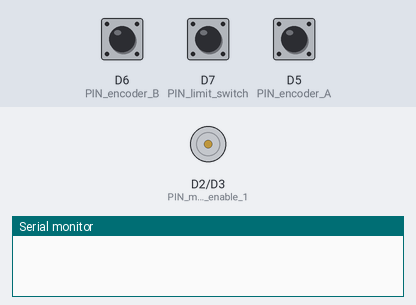
The sketch below on a simulated ESP8266 (NodeMCU). Shown: motor-driver pin pairs drawn as motors (green arrow = first pin HIGH = forward, orange = second pin HIGH = backward, longer = more drive, scaled by the enable pin), the last lines printed to the serial monitor. The inputs (shaded band) are chosen by the test bench; at power-on: D7 (PIN_limit_switch) LOW, D6 (PIN_encoder_B) HIGH, D5 (PIN_encoder_A) HIGH. WiFi joins after 1.5 s; servers stay silent unless stated; no MQTT or app messages arrive unless stated; not simulated (calls return 0 or success): credentials.h; names the files do not define were given values by the test bench: AIO_SERVERPORT = 80.

Above: at 0.0 s.
At 3.2 s:
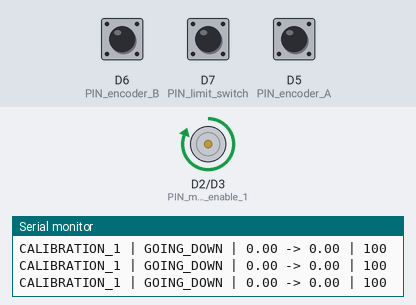
3.3 s: D7 (PIN_limit_switch) pulled HIGH for 0.15 s
At 4.7 s:
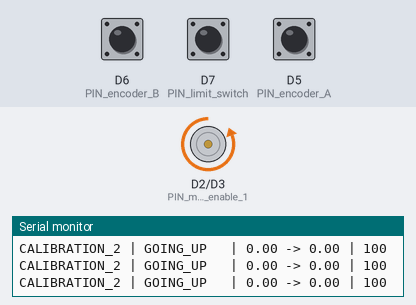
Timing chart, 0 to 6.3 s (numbered marks = the images above; inputs shaded):
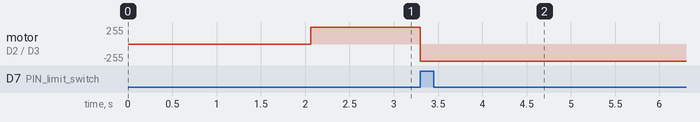

The sketch:

flight-simulator-1.ino
```cpp
/////////////////////////////////////////////////////////////////////////
//////////////////////// Configuration //////////////////////////////////
/////////////////////////////////////////////////////////////////////////
#define DEVICE_NAME "piston-1"

// Uncomment to enable the features
#define ENABLE_OTA
#define ENABLE_SERIAL

#define PWM_MAX_DUTY_CYCLE 100

/////////////////////////////////////////////////////////////////////////
//////////////////////// functions declarations /////////////////////////
/////////////////////////////////////////////////////////////////////////

void move_down(int pwm_speed = PWM_MAX_DUTY_CYCLE);
void move_up(int pwm_speed = PWM_MAX_DUTY_CYCLE);
void hold_position();
void report_status();

// Special declarations for Interrupt pins
ICACHE_RAM_ATTR void triggered_limit_switch();


/************************* WiFi Access Point *********************************/

#include <ESP8266WiFi.h>        // Include the Wi-Fi library
#include <ESP8266mDNS.h>
#include <WiFiUdp.h>
#ifdef ENABLE_OTA
  #include <ArduinoOTA.h>
#endif
#include "credentials.h"        // Include Credentials (you need to create that file in the same folder if you cloned it from git)
#include "encoder.h"

/*
Content of "credentials.h" that matters for this section

// WIFI Credentials

#define WIFI_SSID        "[REPLACE BY YOUR WIFI SSID (2G)]"     // The SSID (name) of the Wi-Fi network you want to connect to
#define WIFI_PASSWORD    "[REPLACE BY YOUR WIFI PASSWORD]"      // The password of the Wi-Fi
*/

const char* ssid     = WIFI_SSID;         // The SSID (name) of the Wi-Fi network you want to connect to
const char* password = WIFI_PASSWORD;     // The password of the Wi-Fi

/************************* MQTT Setup *********************************/

#include "Adafruit_MQTT.h"
#include "Adafruit_MQTT_Client.h"
#include "credentials.h"

/*
// MQTT Credentials

Content of "credentials.h" that matters for this section

#define AIO_SERVER      "[REPLACE BY YOUR MQTT SERVER IP ADDRESS OR ITS FQDN]"
#define AIO_SERVERPORT  [REPLACE BY THE PORT NUMBER USED FOR THE MQTT SERVICE ON YOUR MQTT SERVEUR (DEFAULT IS 1883)]       // use 8883 for SSL"
#define AIO_USERNAME    ""  // USE THIS IF YOU HAVE USERNAME AND PASSWORD ENABLED ON YOUR MQTT SERVER
#define AIO_KEY         ""  // USE THIS IF YOU HAVE USERNAME AND PASSWORD ENABLED ON YOUR MQTT SERVER
*/

/************ Global State (you don't need to change this!) ******************/

// Create an ESP8266 WiFiClient class to connect to the MQTT server.
WiFiClient client;
// or... use WiFiFlientSecure for SSL
//WiFiClientSecure client;

// Setup the MQTT client class by passing in the WiFi client and MQTT server and login details.
Adafruit_MQTT_Client mqtt(&client, AIO_SERVER, AIO_SERVERPORT, AIO_USERNAME, AIO_KEY);

/****************************** Feeds ***************************************/

// Setup a feeds for publishing.
// Notice MQTT paths for AIO follow the form: <username>/feeds/<feedname>
Adafruit_MQTT_Publish stat_position = Adafruit_MQTT_Publish(&mqtt, AIO_USERNAME "/flight-simulator-1/" DEVICE_NAME "/stat/position"); // to change for each pistons
Adafruit_MQTT_Publish stat_pwm = Adafruit_MQTT_Publish(&mqtt, AIO_USERNAME "/flight-simulator-1/" DEVICE_NAME "/stat/pwm"); // to change for each pistons

// Setup a feeds for subscribing to changes.
Adafruit_MQTT_Subscribe cmnd_position = Adafruit_MQTT_Subscribe(&mqtt, AIO_USERNAME "/flight-simulator-1/" DEVICE_NAME "/cmnd/position"); // to change for each pistons
Adafruit_MQTT_Subscribe cmnd_pwm = Adafruit_MQTT_Subscribe(&mqtt, AIO_USERNAME "/flight-simulator-1/" DEVICE_NAME "/cmnd/pwm"); // to change for each pistons


// Bug workaround for Arduino 1.6.6, it seems to need a function declaration
// for some reason (only affects ESP8266, likely an arduino-builder bug).
void MQTT_connect();


///////////////////// initialize variables  ///////////////////////////

const float max_position = 725;              // CHANGE TO THE RIGHT VALUE !!! (value in mm)
const float acceptable_position_delta = 10;  // CHANGE TO THE RIGHT VALUE !!! (value in mm)
const float encoder_step = 725./4524;        // encoder measures 4524 ticks for a corresponding distance of 725mm

float target_position = 0;
int pwm_speed = PWM_MAX_DUTY_CYCLE;    // pwm speed set to max speed by default
volatile float measured_position = 0;  // we start at the bottom

// we declare an enum type with possible status for the piston
enum {
  GOINP_UP,
  GOINP_DOWN,
  STOPPED
} piston_direction;

#ifdef ENABLE_SERIAL
// Array used to display the piston direction on the Serial console
const char* PISTON_DIRECTION_MESSAGES[] = {
  "GOING_UP  ",
  "GOING_DOWN",
  "STOPPED   "
};
#endif

enum {
  TRACKING_CALIBRATION_1, // after boot, quickly go down to find the limit switch
  TRACKING_CALIBRATION_2, // then go back up until the limit switch is released
  TRACKING_CALIBRATION_3, // and finally go back down slowly to fine-tune the zero
  TRACKING_NOMINAL, // the system is running nominally and is tracking "target_position"
  TRACKING_HALT, // the system is halted (encoder problem)
} tracking_status;

#ifdef ENABLE_SERIAL
// Array used to display the tracking status on the Serial console
const char* TRACKING_STATUS_MESSAGES[] = {
  "CALIBRATION_1",
  "CALIBRATION_2",
  "CALIBRATION_3",
  "NOMINAL      ",
  "HALT         "
};
#endif

// Encoder

#define PIN_encoder_A D5
#define PIN_encoder_B D6

// limit switch
#define PIN_limit_switch D7

// motor control
#define PIN_motor_enable_1 D2
#define PIN_motor_enable_2 D3
#define PIN_motor_PWM D1


///////////////////////////////////////////////////////
//////  ///////////////////////////////////////////////
//////  ///////////////////////////////////////////////
//////  ///////////                         ///////////
//////  ///////////                         ///////////
//\        ////////          SETUP          ///////////
///\      /////////                         ///////////
////\    //////////                         ///////////
/////\  ///////////////////////////////////////////////
///////////////////////////////////////////////////////
void setup() {

///////////////////////////////////////////////////////
///////////////////// Start Serial ////////////////////
///////////////////////////////////////////////////////

#ifdef ENABLE_SERIAL
  Serial.begin(115200); // Start the Serial communication to send messages to the computer
  delay(10);
  Serial.println('\n');
#endif

///////////////////////////////////////////////////////
//////////////////// Start Wifi ///////////////////////
///////////////////////////////////////////////////////

  WiFi.begin(ssid, password);             // Connecting to the network
#ifdef ENABLE_SERIAL
  Serial.print("Connecting to ");
  Serial.print(ssid); Serial.println(" ...");
#endif

  int i = 0;
  while (WiFi.status() != WL_CONNECTED) { // Wait for the Wi-Fi to connect
    delay(1000);
#ifdef ENABLE_SERIAL
    Serial.print(++i); Serial.print(' ');
#endif
  }

#ifdef ENABLE_OTA
////////////////// Initialize OTA /////////////////////
  // Hostname defaults to esp8266-[ChipID]
  ArduinoOTA.setHostname(DEVICE_NAME);

#ifdef ENABLE_SERIAL
  ArduinoOTA.onStart([]() {
    String type;
    if (ArduinoOTA.getCommand() == U_FLASH) {
      type = "sketch";
    } else { // U_FS
      type = "filesystem";
    }

    // NOTE: if updating FS this would be the place to unmount FS using FS.end()
    Serial.println("Start updating " + type);
  });
  ArduinoOTA.onEnd([]() {
    Serial.println("\nEnd");
  });
  ArduinoOTA.onProgress([](unsigned int progress, unsigned int total) {
    Serial.printf("Progress: %u%%\r", (progress / (total / 100)));
  });
  ArduinoOTA.onError([](ota_error_t error) {
    Serial.printf("Error[%u]: ", error);
    if (error == OTA_AUTH_ERROR) {
      Serial.println("Auth Failed");
    } else if (error == OTA_BEGIN_ERROR) {
      Serial.println("Begin Failed");
    } else if (error == OTA_CONNECT_ERROR) {
      Serial.println("Connect Failed");
    } else if (error == OTA_RECEIVE_ERROR) {
      Serial.println("Receive Failed");
    } else if (error == OTA_END_ERROR) {
      Serial.println("End Failed");
    }
  });
#endif /* ENABLE_SERIAL */
  ArduinoOTA.begin();
#endif /* ENABLE_OTA */

#ifdef ENABLE_SERIAL
  Serial.println('\n');
  Serial.println("Connection established!");
  Serial.print("IP address:\t");
  Serial.println(WiFi.localIP());         // Send the IP address of the ESP8266 to the computer
#endif

///////////////////////////////////////////////////////
////////////// Suscribing to MQTT topics //////////////
///////////////////////////////////////////////////////

  // Setup MQTT subscription feeds.
  mqtt.subscribe(&cmnd_position);
  mqtt.subscribe(&cmnd_pwm);

  ///////////////////////////////////////////////////////
  ////////////////// Initialize PINs ////////////////////
  ///////////////////////////////////////////////////////

  // INPUTS
  // (Info => https://www.arduino.cc/reference/en/language/functions/external-interrupts/attachinterrupt/)
  pinMode(PIN_limit_switch, INPUT);                                                            // there is a 10K ohm pull-DOWN connected to that pin
  attachInterrupt(digitalPinToInterrupt(PIN_limit_switch), triggered_limit_switch, RISING);    // there is a NAN gate between the switch and the PIN so the logic is inverted (Rising = Linit Switch triggered)
  if (digitalRead(PIN_limit_switch) == HIGH) {
    // If the switch is already pressed at start (meaning it is already fully down), we call the  triggered_limit_switch() interrupt fonction now as it will dot see a FALLING edge and therefore will not be able to initialize itself
    triggered_limit_switch();
  }

  // OUTPUTS
  pinMode(PIN_motor_enable_1, OUTPUT);
  pinMode(PIN_motor_enable_2, OUTPUT);
  pinMode(PIN_motor_PWM, OUTPUT);
  analogWriteFreq(15000);
  analogWriteRange(PWM_MAX_DUTY_CYCLE);

  ///////////////////////////////////////////////////////
  ///////// Start with the calibration //////////////////
  ///////////////////////////////////////////////////////

  tracking_status = TRACKING_CALIBRATION_1;

  ///////////////////////////////////////////////////////
  ///////// Initialize the position encoder /////////////
  ///////////////////////////////////////////////////////

  EncoderBegin(PIN_encoder_A, PIN_encoder_B);

}
///////////////////////////////////////////////////////
///  //////////////////////////////////////////////////
///  //////////////////////////////////////////////////
///  /// ///////////                        ///////////
///  ///   /////////                        ///////////
///          ///////      END OF SETUP      ///////////
////////   /////////                        ///////////
//////// ///////////                        ///////////
///////////////////////////////////////////////////////
///////////////////////////////////////////////////////


///////////////////////////////////////////////////////
//////  ///////////////////////////////////////////////
//////  ///////////////////////////////////////////////
//////  ///////////                         ///////////
//////  ///////////                         ///////////
//\        ////////           LOOP          ///////////
///\      /////////                         ///////////
////\    //////////                         ///////////
/////\  ///////////////////////////////////////////////
///////////////////////////////////////////////////////

void loop() {
#ifdef ENABLE_OTA
  ArduinoOTA.handle();
#endif

  // Refresh encoder position
  measured_position += (float)EncoderGetMovement() * encoder_step;

  // Ensure the connection to the MQTT server is alive (this will make the first
  // connection and automatically reconnect when disconnected).  See the MQTT_connect
  // function definition further below.
  MQTT_connect();

  switch(tracking_status) {
    case TRACKING_CALIBRATION_1:
    {
      // Calibration step 1: move the piston down until we reach the limit switch
      if (digitalRead(PIN_limit_switch) == HIGH) {
        // piston at the bottom, move up
        move_up();
        tracking_status = TRACKING_CALIBRATION_2;
      } else {
        // piston not at the bottom, move down
        move_down();
      }
      break;
    }
    case TRACKING_CALIBRATION_2:
    {
      // Piston is going up just above the switch
      if (measured_position > 40) { // 40mm above the limit switch
        // move down slowly
        move_down(PWM_MAX_DUTY_CYCLE*.4); // note: the piston doesn't have enough power to toggle the limit switch at 30%
        tracking_status = TRACKING_CALIBRATION_3;
      }
      break;
    }
    case TRACKING_CALIBRATION_3:
    {
      // Piston is going down slowly, the limit switch interrupt will make the transition to TRACKING_NORMAL
      break;
    }
    case TRACKING_NOMINAL:
    {
      // In this mode, we track the target position from MQTT
      // We read control targets from the MQTT server
      Adafruit_MQTT_Subscribe *subscription;
      if ((subscription = mqtt.readSubscription(0))) {
        float value = atof((char *)subscription->lastread);

        /// We check position target from MQTT
        if (subscription == &cmnd_position) {
          if (value >= 0 && value <= max_position) {
            target_position = value;
          } else {
            Serial.println("Received INVALID New target_position");
          }
        }

        /// We check PWM speed target from MQTT
        else if (subscription == &cmnd_pwm) {
          if (value >= 0 && value <= PWM_MAX_DUTY_CYCLE) {
            pwm_speed = value; // we calculate the pwm speed from the % value
          } else {
#ifdef ENABLE_SERIAL
            Serial.println("Received INVALID New speed");
#endif
          }
        }
      }

      /// We compare target versus current position
      /// 3 cases plus actions
      if (measured_position <= (target_position - acceptable_position_delta) ) {
        // we are below acceptable target => we go up
        move_up(pwm_speed);
      } else if (measured_position >= (target_position + acceptable_position_delta) ) {
        // we are above acceptable target => we go down
        move_down(pwm_speed);
      } else {
        // We are in the acceptable range => we stay where we are
        hold_position();
      }

      break;
    }
    case TRACKING_HALT:
      hold_position();
      break;
  }

  report_status();
}

///////////////////////////////////////////////////////
///  //////////////////////////////////////////////////
///  //////////////////////////////////////////////////
///  /// ///////////                        ///////////
///  ///   /////////                        ///////////
///          ///////       END OF LOOP      ///////////
////////   /////////                        ///////////
//////// ///////////                        ///////////
///////////////////////////////////////////////////////
///////////////////////////////////////////////////////


///////////////////////////////////////////////////////
//////  ///////////////////////////////////////////////
//////  ///////////////////////////////////////////////
//////  ///////////                         ///////////
//////  ///////////                         ///////////
//\        ////////        FUNCTIONS        ///////////
///\      /////////                         ///////////
////\    //////////                         ///////////
/////\  ///////////////////////////////////////////////
///////////////////////////////////////////////////////


///////////////////////////////////////////////////////
//////////////// MQTT_connect Function ////////////////
///////////////////////////////////////////////////////

// Function to connect and reconnect as necessary to the MQTT server.
// Should be called in the loop function and it will take care if connecting.
void MQTT_connect() {
  int8_t ret;

  // Stop if already connected.
  if (mqtt.connected()) {
    return;
  }

#ifdef ENABLE_SERIAL
  Serial.print("Connecting to MQTT... ");
#endif

  uint8_t retries = 3;
  while ((ret = mqtt.connect()) != 0) { // connect will return 0 for connected
#ifdef ENABLE_SERIAL
       Serial.println(mqtt.connectErrorString(ret));
       Serial.println("Retrying MQTT connection in 5 seconds...");
#endif
       mqtt.disconnect();
       delay(250);  // wait 5 seconds
       retries--;
       if (retries == 0) {
         // basically die and wait for WDT to reset me
         while (1);
       }
  }
#ifdef ENABLE_SERIAL
  Serial.println("MQTT Connected!");
#endif
}


///////////////////////////////////////////////////////
//// TRIGGERED LIMIT SWITCH - INTERRUPTION FUNCTION ///
///////////////////////////////////////////////////////

ICACHE_RAM_ATTR void triggered_limit_switch() {
  if (tracking_status <= TRACKING_CALIBRATION_3) {
    measured_position = 0.0;
    if (tracking_status == TRACKING_CALIBRATION_3) {
      tracking_status = TRACKING_NOMINAL;
    }
  }
  if (piston_direction == GOINP_DOWN){ // if we were going down
    hold_position(); // we stop
  }
}


///////////////////////////////////////////////////////
///////////////// MOVE DOWN - FUNCTION ////////////////
///////////////////////////////////////////////////////

void move_down(int pwm_speed){    // we set the default speed to max speed in case it's not specified ;)

// check the limit switch
  if(digitalRead(PIN_limit_switch) == LOW){                                            // the switch is NOT pressed
    // limit switch unpressed => we CAN go down :)

    // setting the motor enable PINs to the reverse conf
    digitalWrite(PIN_motor_enable_1, HIGH); // Controled by ground so LOW = ON
    digitalWrite(PIN_motor_enable_2, LOW); // Controled by ground so HIGH = OFF
    // setting the speed
    analogWrite(PIN_motor_PWM, pwm_speed);
    piston_direction = GOINP_DOWN;

  } else {                                                                            // the switch IS pressed
#ifdef ENABLE_SERIAL
    Serial.println("asked to move_down but already at the bottom !");
#endif
    // else the limit switch is reached and we brake

    // setting the motor enable PINs to breaking conf
    digitalWrite(PIN_motor_enable_1, HIGH); // Controled by ground so HIGH = OFF
    digitalWrite(PIN_motor_enable_2, HIGH); // Controled by ground so HIGH = OFF
    // setting the speed
    analogWrite(PIN_motor_PWM, 0);
    piston_direction = STOPPED;

  }
}


///////////////////////////////////////////////////////
///////////////// MOVE UP - FUNCTION //////////////////
///////////////////////////////////////////////////////

void move_up(int pwm_speed){    // we set the default speed to max speed in case it's not specified ;)

// check the position of the piston
  if(measured_position < max_position){    // we make sure the piston position is not above the max
    // setting the motor enable PINs to the forward conf
    digitalWrite(PIN_motor_enable_1, LOW);  // Controled by ground so LOW = ON
    digitalWrite(PIN_motor_enable_2, HIGH); // Controled by ground so HIGH = OFF
    // setting the speed
    analogWrite(PIN_motor_PWM, pwm_speed);
    piston_direction = GOINP_UP;

  } else {
    // else the max position is reached and we brake
#ifdef ENABLE_SERIAL
    Serial.println("move_up: already at the top");
#endif
    // setting the motor enable PINs to breaking conf
    digitalWrite(PIN_motor_enable_1, HIGH); // Controled by ground so HIGH = OFF
    digitalWrite(PIN_motor_enable_2, HIGH); // Controled by ground so HIGH = OFF
    // setting the speed
    analogWrite(PIN_motor_PWM, 0);
    piston_direction = STOPPED;
  }
}


///////////////////////////////////////////////////////
////////////// HOLD POSITION - FUNCTION ///////////////
///////////////////////////////////////////////////////

ICACHE_RAM_ATTR void hold_position(){    // we press the brake :)
    // setting the motor enable PINs to breaking conf
    digitalWrite(PIN_motor_enable_1, HIGH); // Controled by ground so HIGH = OFF
    digitalWrite(PIN_motor_enable_2, HIGH); // Controled by ground so HIGH = OFF
    // setting the speed
    analogWrite(PIN_motor_PWM, 0);
    piston_direction = STOPPED;
}

///////////////////////////////////////////////////////
////////////// REPORT THE SYSTEM STATUS ///////////////
///////////// ON THE CONSOLE AND ON MQTT //////////////
///////////////////////////////////////////////////////

#define REPORT_STATUS_PERIOD_MS 500
void report_status()
{
  static unsigned long previous_millis = 0;
  if (millis() - previous_millis < REPORT_STATUS_PERIOD_MS) {
    // too early to report the status, abort now
    return;
  }

#ifdef ENABLE_SERIAL
  Serial.print(TRACKING_STATUS_MESSAGES[tracking_status]);
  Serial.print(" | ");
  Serial.print(PISTON_DIRECTION_MESSAGES[piston_direction]);
  Serial.print(" | ");
  Serial.print(measured_position);
  Serial.print(" -> ");
  Serial.print(target_position);
  Serial.print(" | ");
  Serial.println(pwm_speed);
#endif

  /// we repport status and publish to mqtt
  stat_position.publish(measured_position);
  stat_pwm.publish(pwm_speed);

  previous_millis = millis();
}

///////////////////////////////////////////////////////
///  //////////////////////////////////////////////////
///  //////////////////////////////////////////////////
///  /// ///////////                        ///////////
///  ///   /////////                        ///////////
///          ///////    END OF FUNCTIONS    ///////////
////////   /////////                        ///////////
//////// ///////////                        ///////////
///////////////////////////////////////////////////////
///////////////////////////////////////////////////////
```

Source omitted: encoder.cpp (1744 bytes), encoder.h (209 bytes)

Measured:
- after the input at 3.3 s, motor on D2 (PIN_motor_enable_1) / D3 (PIN_motor_enable_2): forward 255/255 → backward 255/255 at once
